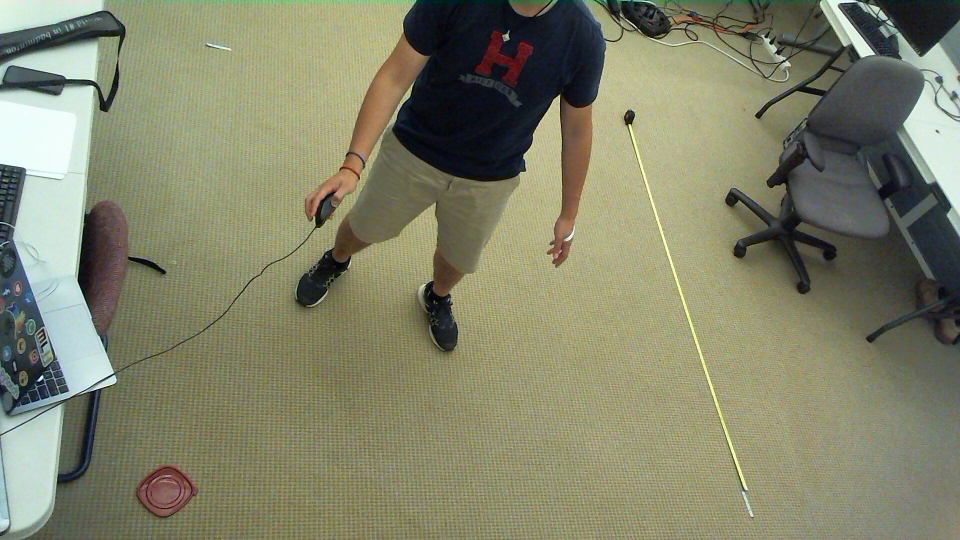
#> input picture photos/photo1.jpg, 1920 x 1080 px (shown at 1/2 size)
$ python localization.py
#> lines starting #> are read from the running program, lines starting #| are printed output that depends on the picture
import sys
import os
import time
from tf_pose import common
import cv2
import numpy as np
from tf_pose.estimator import TfPoseEstimator
from tf_pose.networks import get_graph_path, model_wh
import matplotlib.pyplot as plt

from bgrwarp import four_point_transform


def get_points(event, x, y, flags, param):
    'Select 4 points on the image to get the perspective transform'
    global pts_array, selected
    if event == cv2.EVENT_LBUTTONDOWN:
        pts_array.append([x, y])
        selected += 1


# same coordinates
pts_array = []
selected = 0

imgpath = 'photos'
# Width, height
target_size = (656, 368)
images = [os.path.join(imgpath, i) for i in ['photo{}.jpg'.format(k) for k in range(1, 7)]]
images = [cv2.resize(i, target_size) for i in [cv2.imread(j) for j in images]]
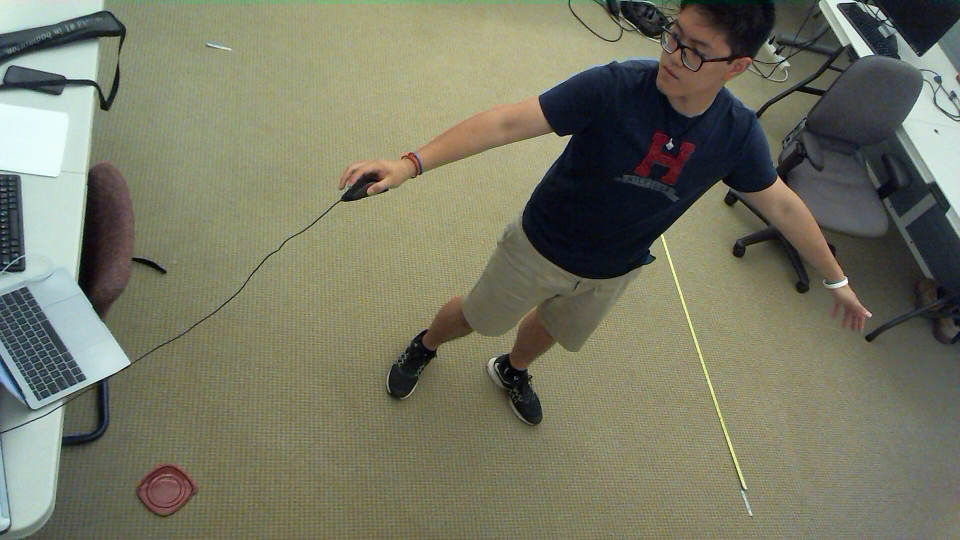
#> input picture photos/photo2.jpg, 1920 x 1080 px (shown at 1/2 size)
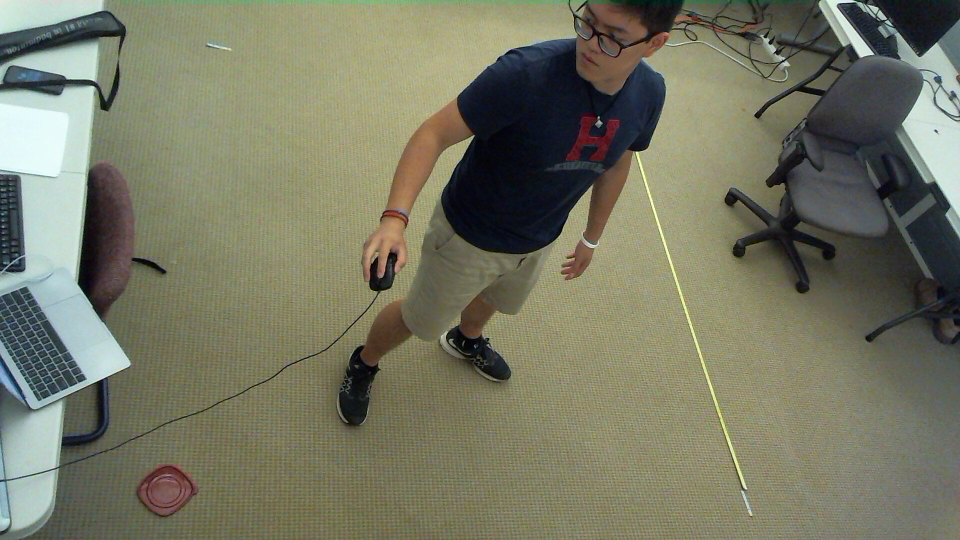
#> input picture photos/photo3.jpg, 1920 x 1080 px (shown at 1/2 size)
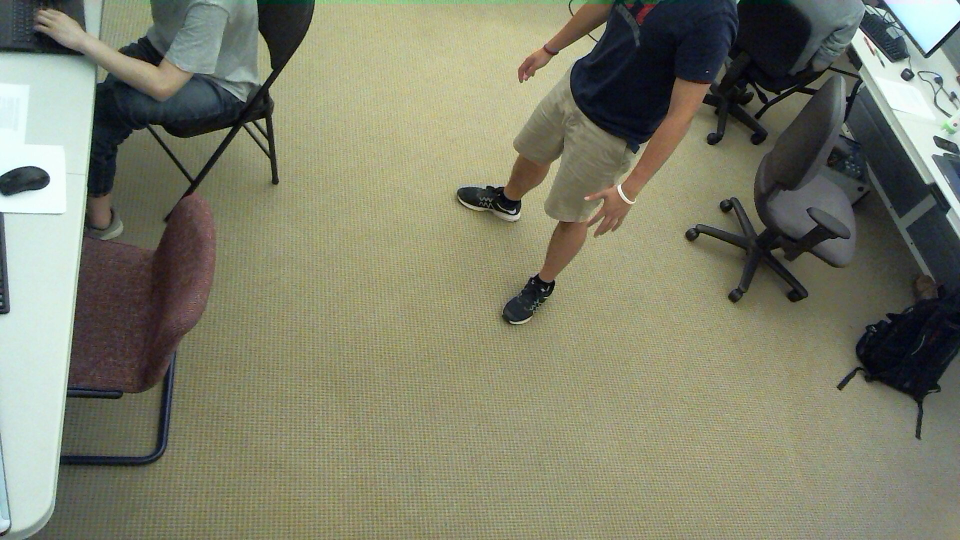
#> input picture photos/photo5.jpg, 1920 x 1080 px (shown at 1/2 size)
#> (the run stopped early here; a loop or call above may not have finished)
